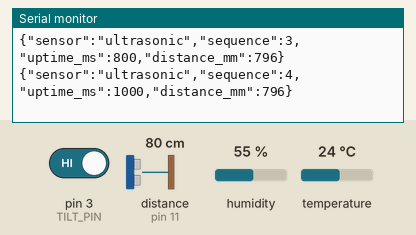
Simulated run of this sketch. Board: Arduino Uno, built with avr-gcc and run on an emulated ATmega328P. On the bench: the last lines printed to the serial monitor. Wiring (inferred from the names in the program): ultrasonic range finder: trigger pin 12; echo pin 11. The test bench sets the inputs (shaded band); at power-on: distance to the obstacle (sensor on pin 11) 80 cm, pin 3 (TILT_PIN) HIGH, humidity 55 %, temperature 24 °C. The echo pulse lasts 58.3 µs per cm.

Above: at 1.2 s.
1.3 s: distance to the obstacle (sensor on pin 11) set to 2 cm
At 1.56 s:
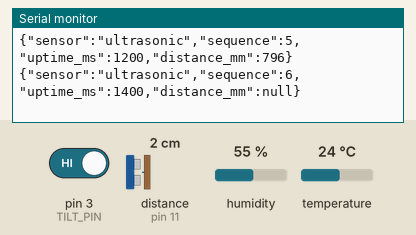
3.1 s: pin 3 (TILT_PIN) driven LOW
9.0 s: humidity set to 22 %
At 9.97 s:
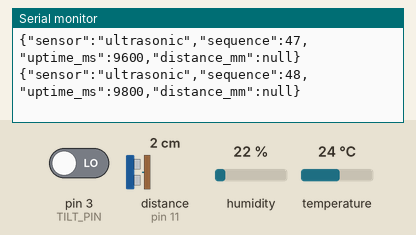
10.5 s: distance to the obstacle (sensor on pin 11) set to 4 cm
At 10.56 s:
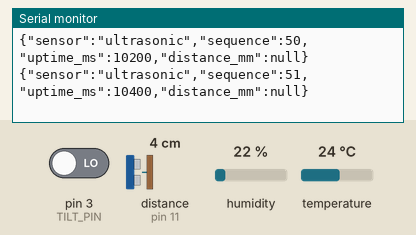
18.0 s: temperature set to 12 °C
At 18.16 s:
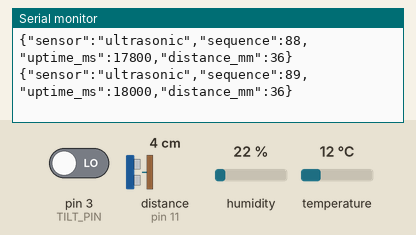
19.5 s: distance to the obstacle (sensor on pin 11) set to 9 cm
At 19.97 s:
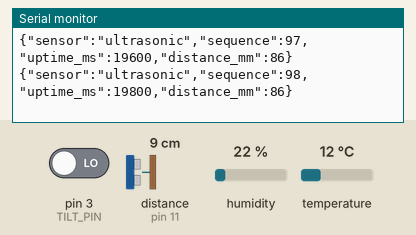
Timing chart, 0 to 22.5 s (numbered marks = the images above; inputs shaded):
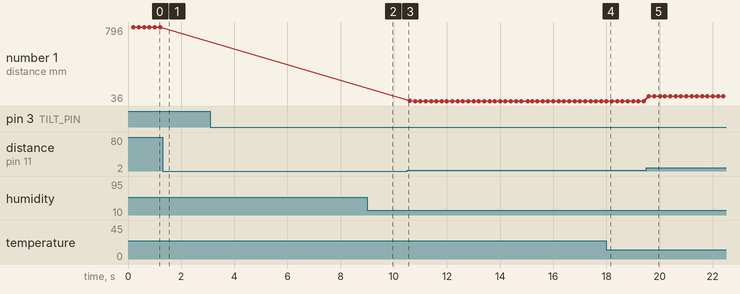

Measured:
- after the input at 1.3 s, the serial monitor: prints a new line after 0.10 s (image 1)
- after the input at 19.5 s, the serial monitor: prints a new line after 0.10 s (image 5)
- plotted number 1: 796 → 36 after the input at 10.5 s

The sketch:

room_sensors.ino
```cpp
#include <DHT.h>

// HC-SR04 on a 5 V Uno: VCC=5V, GND=GND, TRIG=D12, ECHO=D11.
// Also: DHT11 DATA=D2; tilt contact=D3/GND; photoresistor divider=A0.
// Serial metadata only. No identity, home/away inference or actuator commands.
const byte TRIGGER_PIN = 12;
const byte ECHO_PIN = 11;
const unsigned long SAMPLE_MS = 200;
unsigned long lastSample = 0;
unsigned long sequence = 0;
const byte LIGHT_PIN = A0;
const bool LIGHT_ENABLED = false;  // No divider installed; do not report a floating ADC.
const byte TILT_PIN = 3;
const byte DHT_PIN = 2;
DHT climate(DHT_PIN, DHT11);
unsigned long lastClimate = 0;
unsigned long tiltChanged = 0;
bool tiltCandidate = false;
bool tiltClosed = false;
float temperatureC = NAN;
float humidityPercent = NAN;

void roomSignals(unsigned long now) {
  bool closed = digitalRead(TILT_PIN) == LOW;
  if (closed != tiltCandidate) { tiltCandidate = closed; tiltChanged = now; }
  if (now - tiltChanged >= 50) tiltClosed = tiltCandidate;
  if (now - lastClimate < 2500) return;
  lastClimate = now;
  temperatureC = climate.readTemperature();
  humidityPercent = climate.readHumidity();
  Serial.print(F("{\"sensor\":\"room\",\"uptime_ms\":"));
  Serial.print(now);
  Serial.print(F(",\"light_raw\":")); if (LIGHT_ENABLED) Serial.print(analogRead(LIGHT_PIN)); else Serial.print(F("null"));
  Serial.print(F(",\"tilt_closed\":")); Serial.print(tiltClosed ? F("true") : F("false"));
  Serial.print(F(",\"temperature_c\":"));
  if (!isnan(temperatureC) && temperatureC >= 0 && temperatureC <= 50) Serial.print(temperatureC, 1);
  else Serial.print(F("null"));
  Serial.print(F(",\"humidity_percent\":"));
  if (!isnan(humidityPercent) && humidityPercent >= 0 && humidityPercent <= 100) Serial.print(humidityPercent, 1);
  else Serial.print(F("null"));
  Serial.println(F("}"));
}

void setup() {
  pinMode(TRIGGER_PIN, OUTPUT);
  digitalWrite(TRIGGER_PIN, LOW);
  pinMode(ECHO_PIN, INPUT);
  pinMode(TILT_PIN, INPUT_PULLUP);
  climate.begin();
  Serial.begin(115200);
}

void loop() {
  unsigned long now = millis();
  roomSignals(now);
  if (now - lastSample < SAMPLE_MS) return;
  lastSample = now;
  digitalWrite(TRIGGER_PIN, LOW);
  delayMicroseconds(2);
  digitalWrite(TRIGGER_PIN, HIGH);
  delayMicroseconds(10);
  digitalWrite(TRIGGER_PIN, LOW);
  // Bound a missing echo to 30 ms; never hang the sampling loop.
  unsigned long duration = pulseIn(ECHO_PIN, HIGH, 30000UL);
  unsigned long millimeters = duration * 343UL / 2000UL;
  bool valid = duration > 0 && millimeters >= 20 && millimeters <= 4000;
  Serial.print(F("{\"sensor\":\"ultrasonic\",\"sequence\":"));
  Serial.print(sequence++);
  Serial.print(F(",\"uptime_ms\":"));
  Serial.print(now);
  Serial.print(F(",\"distance_mm\":"));
  if (valid) Serial.print(millimeters); else Serial.print(F("null"));
  Serial.println(F("}"));
}
```
